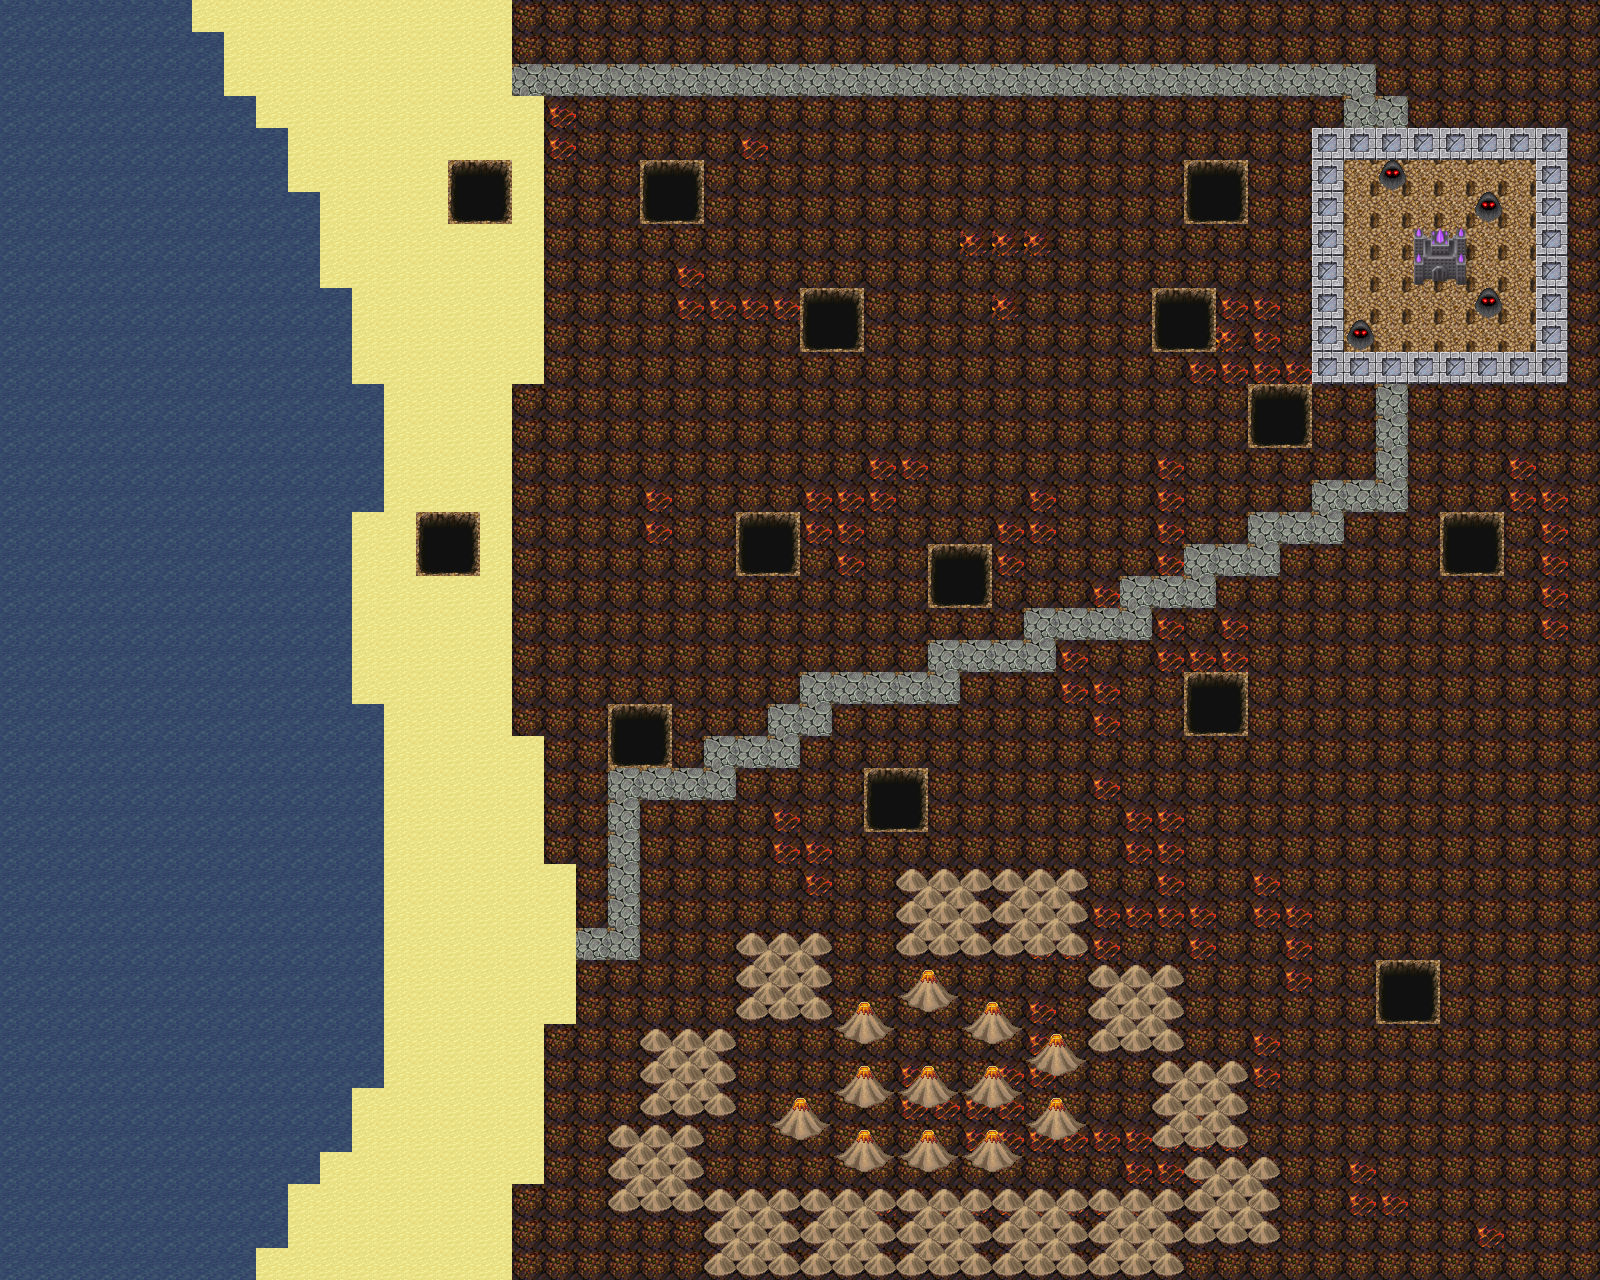

The image is a tile-based game level rendered from a .tmx file. Its description and source (layers, tilesets, objects; grid data summarised) follow:
An orthogonal 50x40 tile map with 32x32 px tiles, 2 tile layers (タイルレイヤー1, タイルレイヤー2), 6 tilesets.

<map version="1.5" tiledversion="1.7.0" orientation="orthogonal" renderorder="right-down" width="50" height="40" tilewidth="32" tileheight="32" infinite="0" nextlayerid="3" nextobjectid="1">
 <tileset firstgid="1" source="TyukyuTileData/[A]Water4_pipo.tsx" />
 <tileset firstgid="41" source="TyukyuTileData/[A]Dirt1-Dirt3_pipo.tsx" />
 <tileset firstgid="51" source="SyokyuTileData/590d7a54.tsx" />
 <tileset firstgid="243" source="SyokyuTileData/pipo-map001.tsx" />
 <tileset firstgid="331" source="SyokyuTileData/ST-Map-E01.tsx" />
 <tileset firstgid="611" source="ZyoukyuTileData/pipo-charachip019.tsx" />
 <layer id="1" name="タイルレイヤー1" width="50" height="40">
  <data>[2000 cells, 2000 non-empty, 11 distinct tile ids]</data>
 </layer>
 <layer id="2" name="タイルレイヤー2" width="50" height="40">
  <data>[2000 cells, 245 non-empty, 19 distinct tile ids]</data>
 </layer>
</map>
